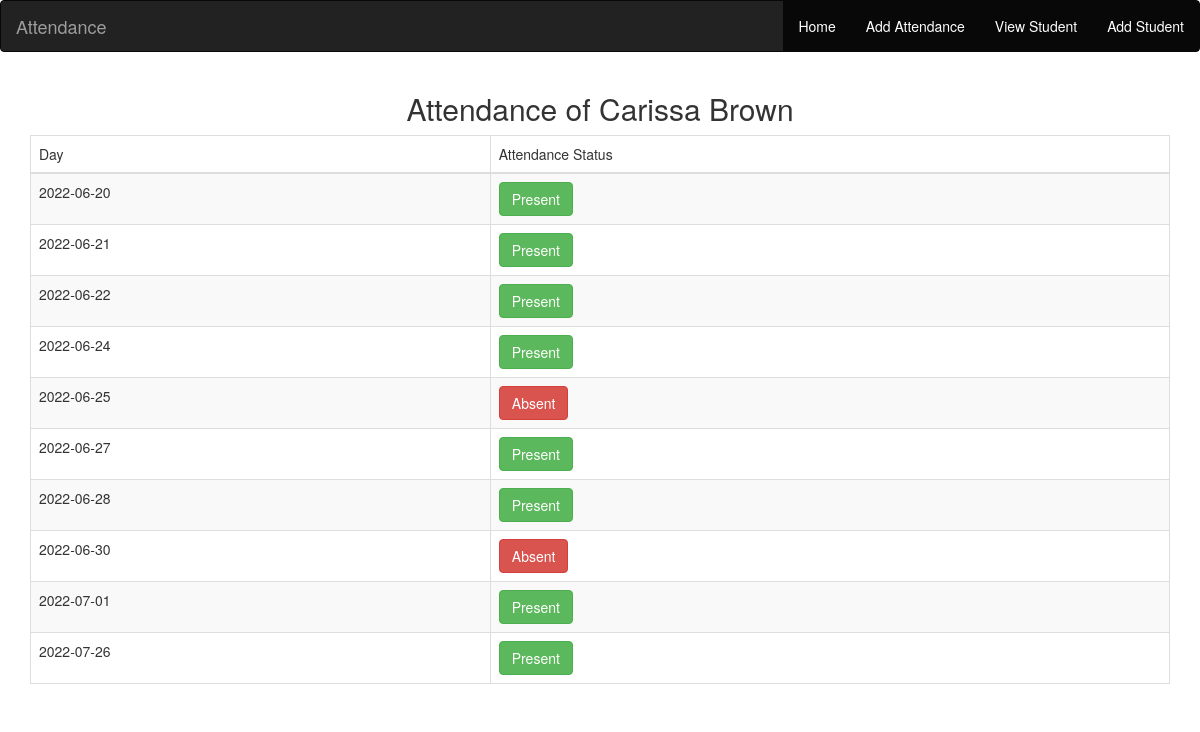
Screenshot of /student_attendance.php?id=4 with the database file from the repository.
### tables this page shows
CREATE TABLE `students` (
  `id` int(11) NOT NULL,
  `name` varchar(30) NOT NULL,
  `gender` enum('male','female','other') NOT NULL DEFAULT 'other',
  `age` int(4) NOT NULL
);

CREATE TABLE `attendance` (
  `id` int(11) NOT NULL,
  `student_id` int(11) NOT NULL,
  `status` enum('absent','present') NOT NULL DEFAULT 'absent',
  `date` date NOT NULL
);

### student_attendance.php (the view, shortened to what this page needs)
<?php
require "config/database.php";
include "src/inc/header.php";
if(isset($_GET['id'])){
    $student_id = $_GET['id'];
}
?>
<div class="container">
    <?php
$single_student_attendance_view = "SELECT * FROM students WHERE id=$student_id";
                $result = $connectdb->query($single_student_attendance_view);
                while($student = mysqli_fetch_array($result)){
                    ?>
    <h2 class="text-center">Attendance of <?php echo$student['name'];?></h2>
    <?php
    }
    ?>
<table class="table table-bordered table-striped table-hover">
        <thead>
            <tr>
                <td>Day</td>
                <td>Attendance Status</td>
            </tr>
        </thead>
        <tbody>
            <?php
                $single_attendance_view = "SELECT a.id, a.status, a.date, s.name FROM attendance AS a
                                            LEFT JOIN students AS s ON S.id=a.student_id
                                            WHERE s.id=$student_id
                                            ORDER BY a.date";
                $result = $connectdb->query($single_attendance_view);
                if(mysqli_num_rows($result) > 0){
                    while($student = $result->fetch_assoc()){
                        ?>
            <tr>
                <td><?php echo $student['date'];?></td>
                <td><?php if($student['status'] == "present"){
                    echo "<button type='button' class='btn btn-success'>Present</button>";
                    }
                    else{
                    echo "<button type='button' class='btn btn-danger'>Absent</button>";
                    };?>
                </td>
            </tr>
            <?php
            }
        }
            ?>
        </tbody>
    </table>
</div>
<?php
include "src/inc/footer.php";
?>

### rows the page displays
students: name "Carissa Brown"
attendance: date "2022-06-20", status "Present"
attendance: date "2022-06-21", status "Present"
attendance: date "2022-06-22", status "Present"
attendance: date "2022-06-24", status "Present"
attendance: date "2022-06-25", status "Absent"
attendance: date "2022-06-27", status "Present"
attendance: date "2022-06-28", status "Present"
attendance: date "2022-06-30", status "Absent"
attendance: date "2022-07-01", status "Present"
attendance: date "2022-07-26", status "Present"
